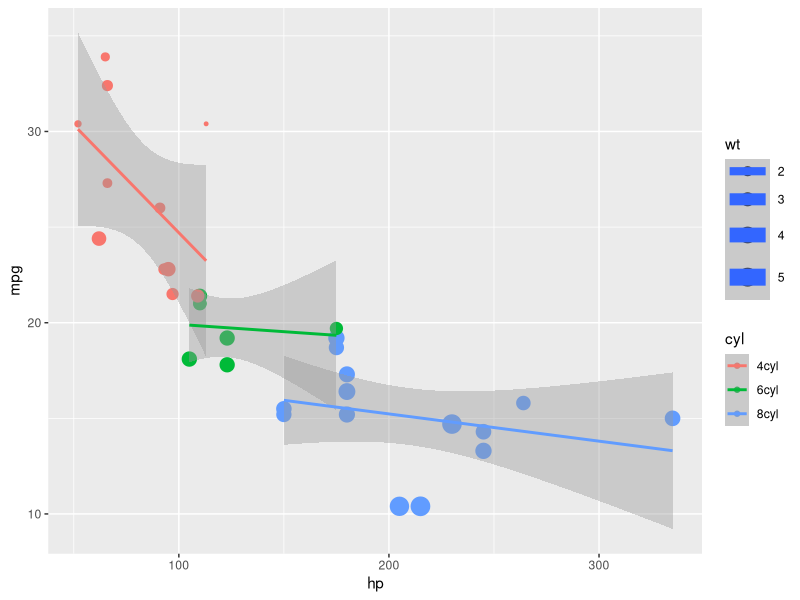

The R source for this figure:
## ---- chunk 1
data(mtcars)
library(ggplot2)
mtcars$gear <- factor(mtcars$gear,levels=c(3,4,5), labels=c("3gears","4gears","5gears"))
mtcars$am <- factor(mtcars$am,levels=c(0,1), labels=c("Automatic","Manual"))
mtcars$cyl <- factor(mtcars$cyl,levels=c(4,6,8), labels=c("4cyl","6cyl","8cyl"))
mtcars$vs <- factor(mtcars$vs,levels=c(0,1), labels=c("V engine","Straight engine"))
qplot(hp, mpg, data=mtcars, colour=cyl, size=wt, method="lm", geom=c("point", "smooth"))
